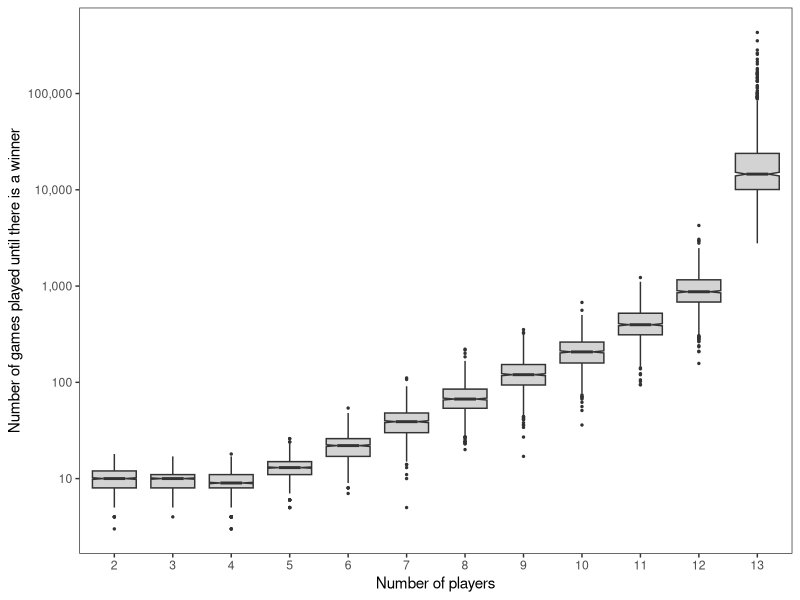
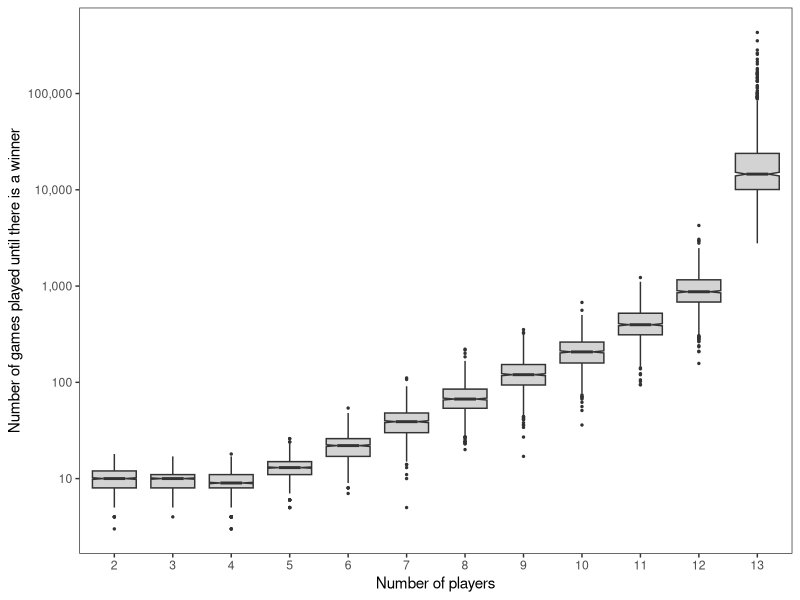

R code for these plots, in order:
require(ggplot2)
require(scales)

setwd("~/github/kalashnikov/analysis/NrOfGamesVsNrOfPlayers")
stats <- read.table("data.tsv", sep="\t", header=T)
stats$players <- as.factor(stats$players)
ybreaks = c(1,10,100,1000,10000,100000)

ggplot() +
  theme_bw() + theme(panel.grid = element_blank()) +
  geom_boxplot(notch = TRUE, fill="lightgray", data = stats, aes(x = players, y = games), outlier.size = 0.5) +
  scale_y_log10(breaks = ybreaks, labels = comma) +
  ylab("Number of games played until there is a winner") +
  xlab("Number of players")
ggsave("NrOfGamesVsNrOfPlayers.png", width = 4, height = 4, dpi = 150)
